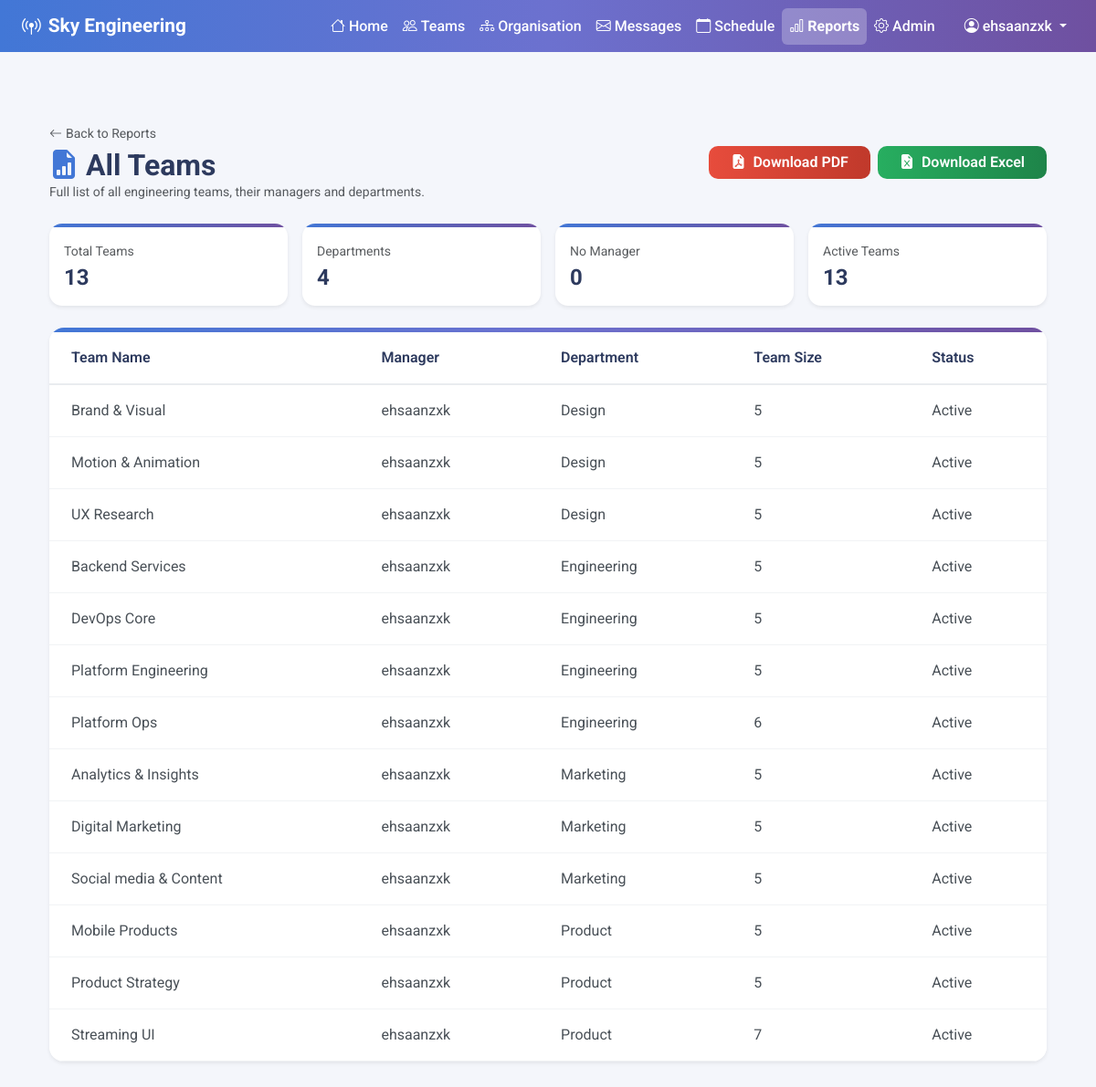
The page /reports/preview/all-teams/ (signed in) on the database its author committed.
### teams_feature/models.py (models this page shows, shortened)
class Team(models.Model):
    team_name = models.CharField(max_length=100)
    department = models.ForeignKey(
        Department, on_delete=models.CASCADE,
        related_name='teams'
    )
    manager = models.ForeignKey(
        User, on_delete=models.SET_NULL,
        null=True, blank=True,
        related_name='managed_teams'
    )
    team_type = models.ForeignKey(
        TeamType, on_delete=models.SET_NULL,
        null=True, blank=True,
        related_name='teams'
    )
    description = models.TextField(blank=True)
    purpose = models.TextField(blank=True)
    team_size = models.IntegerField(default=0)
    created_date = models.DateField(auto_now_add=True)
    is_active = models.BooleanField(default=True)

### organisation_feature/models.py (models this page shows, shortened)
class Department(models.Model):
    department_name = models.CharField(max_length=150)
    specialisation = models.CharField(max_length=200, blank=True)
    description = models.TextField(blank=True)
    class Meta:
        ordering = ['department_name']

### reports_feature/views.py (the view)
# urls.py: path('preview/<str:report_type>/', views.report_preview, name='preview'),
@login_required
def report_preview(request, report_type):
    meta = get_report_meta(report_type)
    context = {
        'report_type':        report_type,
        'report_title':       meta.get('title',       'Report'),
        'report_description': meta.get('description', ''),
        'stats':              meta.get('stats',        []),
        'columns':            meta.get('columns',      []),
        'rows':               meta.get('rows',         []),
    }
    return render(request, 'reports_feature/report_preview.html', context)

### reports_feature/views.py (called while the page is built)
def get_report_meta(report_type):
    builders = {
        'teams':      get_teams_report_data,
        'all-teams':  get_all_teams_data,
        'no-manager': get_no_manager_data,
    }
    builder = builders.get(report_type)
    return builder() if builder else {}

### reports_feature/templates/reports_feature/report_preview.html (shortened to what this page needs)
{% extends 'global.html' %}
{% block content %}
<div class="container-fluid px-4 py-4">
    <div class="d-flex justify-content-between align-items-center mb-4">
        <div>
            <a href="{% url 'reports:reports_dashboard' %}" class="text-muted text-decoration-none small">
                <i class="bi bi-arrow-left me-1"></i>Back to Reports
            </a>
            <h2 class="fw-bold mt-1 mb-0" style="color: #2d3a5e;">
                <i class="bi bi-file-earmark-bar-graph-fill me-2" style="color: #4277D6;"></i>{{ report_title }}
            </h2>
            <p class="text-muted small mb-0">{{ report_description }}</p>
        </div>
        <div class="d-flex gap-2">
            <a href="{% url 'reports:download_report' report_type 'pdf' %}"
               class="btn text-white fw-semibold px-4"
               style="background: linear-gradient(to right, #e74c3c, #c0392b); border-radius: 10px; border: none;">
                <i class="bi bi-file-earmark-pdf-fill me-2"></i>Download PDF
            </a>
            <a href="{% url 'reports:download_report' report_type 'excel' %}"
               class="btn text-white fw-semibold px-4"
               style="background: linear-gradient(to right, #27ae60, #1e8449); border-radius: 10px; border: none;">
                <i class="bi bi-file-earmark-excel-fill me-2"></i>Download Excel
            </a>
        </div>
    </div>
    <div class="row g-3 mb-4">
        {% for stat in stats %}
        <div class="col-md-3">
            <div class="card border-0 shadow-sm" style="border-radius: 14px; overflow: hidden;">
                <div style="height: 4px; background: linear-gradient(to right, #4277D6, #6F50A0);"></div>
                <div class="card-body p-3">
                    <p class="text-muted small mb-1">{{ stat.label }}</p>
                    <h4 class="fw-bold mb-0" style="color: #2d3a5e;">{{ stat.value }}</h4>
                </div>
            </div>
        </div>
        {% endfor %}
    </div>
    <div class="card border-0 shadow-sm" style="border-radius: 16px; overflow: hidden;">
        <div style="height: 5px; background: linear-gradient(to right, #4277D6, #6C71CF, #6F50A0);"></div>
        <div class="card-body p-0">
            <div class="table-responsive">
                <table class="table table-hover mb-0">
                    <thead style="background-color: #f8f9fc;">
                        <tr>
                            {% for col in columns %}
                            <th class="px-4 py-3 fw-semibold" style="color: #2d3a5e; border-bottom: 2px solid #e9ecef;">
                                {{ col }}
                            </th>
                            {% endfor %}
                        </tr>
                    </thead>
                    <tbody>
                        {% for row in rows %}
                        <tr>
                            {% for cell in row %}
                            <td class="px-4 py-3" style="color: #495057; border-bottom: 1px solid #f1f3f5;">
                                {{ cell }}
                            </td>
                            {% endfor %}
                        </tr>
                        {% endfor %}
                    </tbody>
                </table>
            </div>
        </div>
    </div>
</div>
{% endblock %}

### templates/global.html (shortened to what this page needs)
<!doctype html>
<html lang="en">
  <head>
    <link href="https://cdn.jsdelivr.net/npm/bootstrap@5.3.0/dist/css/bootstrap.min.css" rel="stylesheet" />
    <link href="https://cdn.jsdelivr.net/npm/bootstrap-icons@1.11.0/font/bootstrap-icons.css" rel="stylesheet" />
  </head>
  <body>
    <nav class="navbar navbar-expand-lg fixed-top">
      <div class="container-fluid px-4">
        <a class="navbar-brand" href="/">
          <i class="bi bi-broadcast-pin me-2"></i>Sky Engineering
        </a>
        <div class="collapse navbar-collapse" id="navbarNav">
          <ul class="navbar-nav ms-auto">
            <li class="nav-item">
              <a class="nav-link {% if request.path == '/' %}active{% endif %}" href="/">
                <i class="bi bi-house me-1"></i>Home
              </a>
            </li>
            <li class="nav-item">
              <a class="nav-link {% if '/teams/' in request.path %}active{% endif %}" href="/teams/">
                <i class="bi bi-people me-1"></i>Teams
              </a>
            </li>
            <li class="nav-item">
              <a class="nav-link {% if '/org-chart/' in request.path %}active{% endif %}" href="/org-chart/">
                <i class="bi bi-diagram-3 me-1"></i>Organisation
              </a>
            </li>
            <li class="nav-item">
              <a class="nav-link {% if '/messages/' in request.path %}active{% endif %}" href="/messages/inbox/">
                <i class="bi bi-envelope me-1"></i>Messages
              </a>
            </li>
            <li class="nav-item">
              <a class="nav-link {% if '/schedule/' in request.path %}active{% endif %}" href="/schedule/calendar/">
                <i class="bi bi-calendar me-1"></i>Schedule
              </a>
            </li>
            <li class="nav-item">
              <a class="nav-link {% if '/reports/' in request.path %}active{% endif %}" href="/reports/">
                <i class="bi bi-bar-chart me-1"></i>Reports
              </a>
            </li>
            <li class="nav-item">
              <a class="nav-link {% if '/admin/' in request.path %}active{% endif %}" href="/admin/">
                <i class="bi bi-gear me-1"></i>Admin
              </a>
            </li>
          </ul>
          <ul class="navbar-nav ms-3">
            {% if user.is_authenticated %}
              <li class="nav-item dropdown">
                <a class="nav-link dropdown-toggle" href="#" data-bs-toggle="dropdown">
                  <i class="bi bi-person-circle me-1"></i>{{ user.username }}
                </a>
              </li>
            {% else %}
              <li class="nav-item">
                <a class="nav-link" href="/accounts/login/">
                  <i class="bi bi-box-arrow-in-right me-1"></i>Login
                </a>
              </li>
            {% endif %}
          </ul>
        </div>
      </div>
    </nav>
    <div class="main-content">
      {% block content %}
      {% endblock %}
    </div>
  </body>
</html>

### templates/global.html (style rules this page uses)
:root { --sky-blue: #4277d6; --sky-purple: #6c71cf; --sky-dark-purple: #6f50a0; }
body { font-family: "Roboto", sans-serif; background-color: #f4f6fb; }
.navbar { background: linear-gradient(to right, #4277d6, #6c71cf, #6f50a0); }
.navbar-brand { color: white !important; font-weight: 700; font-size: 1.3rem; }
.nav-link { color: white !important; font-weight: 500; padding: 8px 16px; border-radius: 6px; transition: background 0.2s; }
.nav-link.active { background-color: rgba(255, 255, 255, 0.25); font-weight: 700; }
.main-content { margin-top: 80px; padding: 30px; }

### rows shown on the page
Team: row "Brand & Visual"
Department: row "Design" "Design" "Design"
Team: row "Motion & Animation"
Team: row "UX Research"
Team: row "Backend Services"
Department: row "Engineering" "Engineering" "Engineering" "Engineering"
Team: row "DevOps Core"
Team: row "Platform Engineering"
Team: row "Platform Ops"
Team: row "Analytics & Insights"
Department: row "Marketing" "Marketing" "Marketing"
Team: row "Digital Marketing"
Team: row "Social media & Content"
Team: row "Mobile Products"
Department: row "Product" "Product" "Product"
Team: row "Product Strategy"
Team: row "Streaming UI"

### other values the page prints
{{ user.username }} "ehsaanzxk"
{{ report_title }} "All Teams"
{{ report_description }} "Full list of all engineering teams, their managers and departments."
{{ stat.label }} "Total Teams" "Departments" "No Manager" "Active Teams"
{{ stat.value }} "13" "4" "0" "13"
{{ col }} "Team Name" "Manager" "Department" "Team Size" "Status"
{{ cell }} "ehsaanzxk" "5" "Active" "ehsaanzxk" "5" "Active" "ehsaanzxk" "5" "Active" "ehsaanzxk" "5" "Active" "ehsaanzxk" "5" "Active" "ehsaanzxk" "5" "Active" "ehsaanzxk" "6" "Active" "ehsaanzxk" "5" "Active" "ehsaanzxk" "5" "Active" "ehsaanzxk" "5" "Active" "ehsaanzxk" "5" "Active" "ehsaanzxk" "5" "Active" "ehsaanzxk" "7" "Active"
